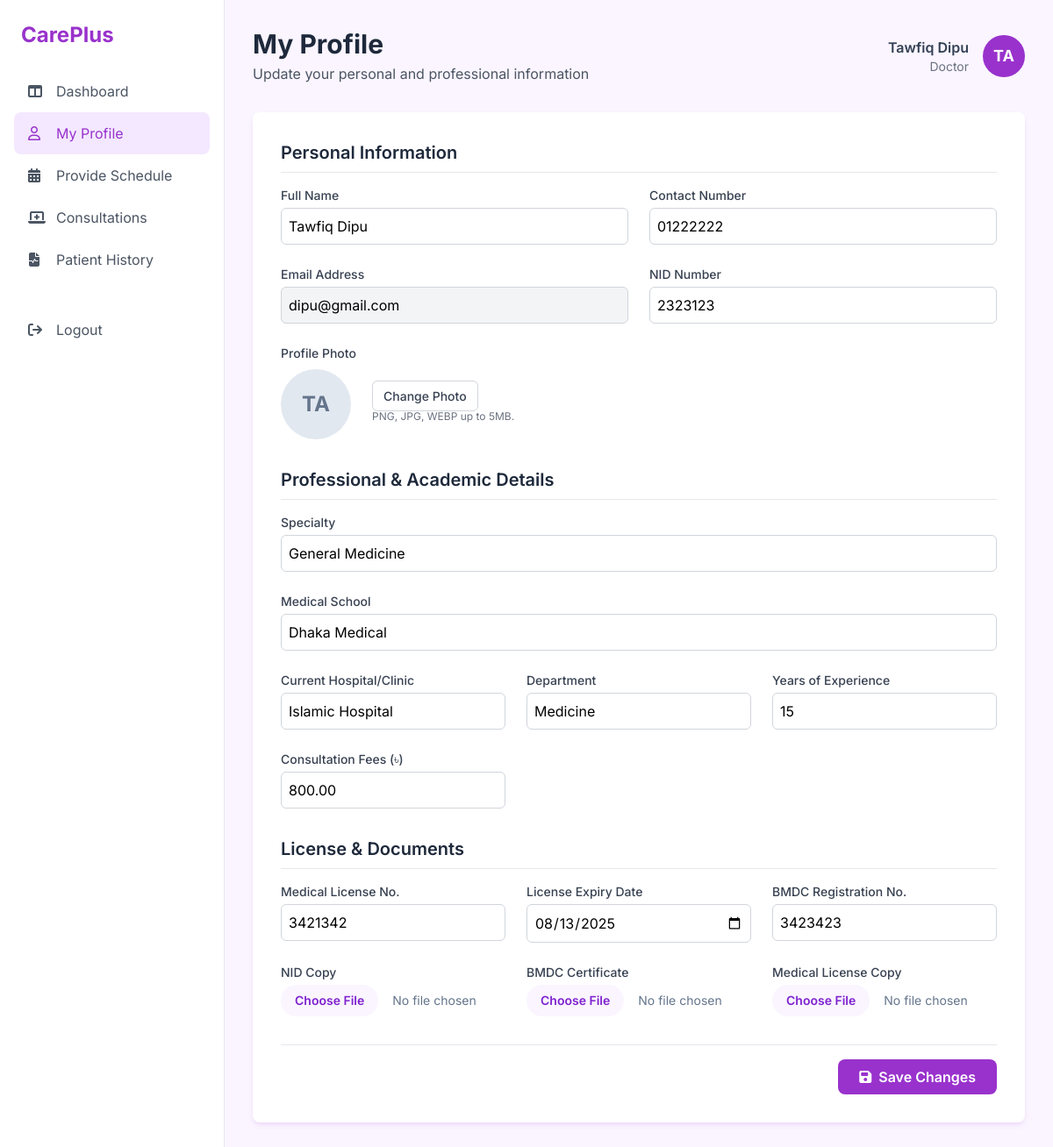
/doctorProfile.php (signed in), run on an earlier commit of the app's database.
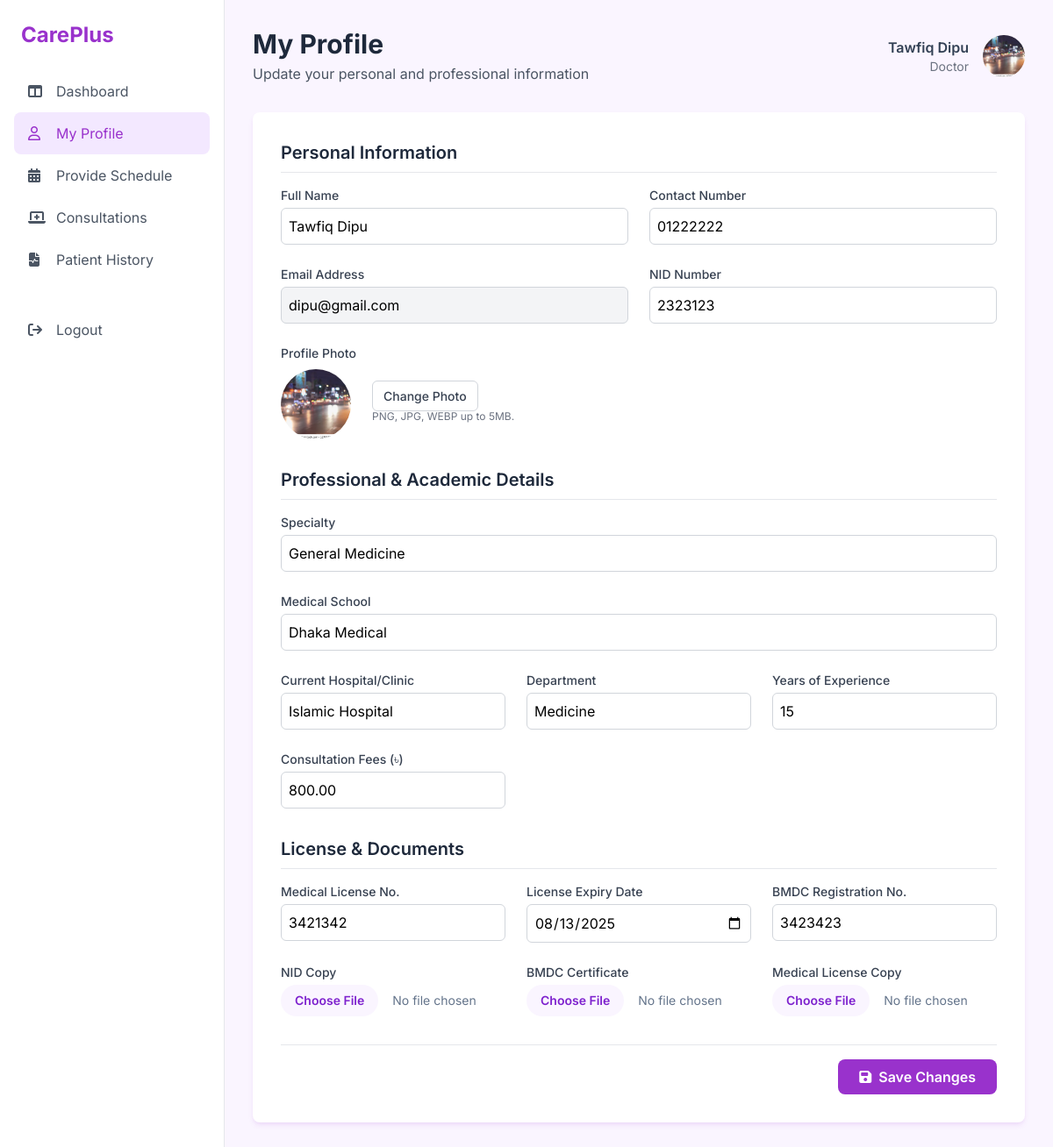
And on a later commit of the database.
### tables this page shows
CREATE TABLE `doctor` (
  `doctorID` int(11) NOT NULL,
  `specialty` varchar(50) DEFAULT NULL,
  `licNo` varchar(50) DEFAULT NULL,
  `yearsOfExp` int(11) DEFAULT NULL,
  `consultationFees` decimal(10,2) DEFAULT NULL,
  `nidNumber` varchar(20) DEFAULT NULL,
  `bmdcRegistrationNumber` varchar(50) DEFAULT NULL,
  `licenseExpiryDate` date DEFAULT NULL,
  `hospital` varchar(100) DEFAULT NULL,
  `department` varchar(100) DEFAULT NULL,
  `medicalSchool` varchar(100) DEFAULT NULL,
  `nidCopyURL` varchar(255) DEFAULT NULL,
  `bmdcCertURL` varchar(255) DEFAULT NULL,
  `medicalLicenseURL` varchar(255) DEFAULT NULL
);

CREATE TABLE `users` (
  `userID` int(11) NOT NULL,
  `email` varchar(100) NOT NULL,
  `password` varchar(255) NOT NULL,
  `Name` varchar(100) NOT NULL,
  `contactNo` varchar(20) DEFAULT NULL,
  `role` enum('Patient','Doctor','Nutritionist','CareGiver','Admin') NOT NULL,
  `profilePhoto` varchar(255) DEFAULT NULL
);

### doctorProfile.php (the view, shortened to what this page needs)
<?php
$conn = require_once 'config.php';
$doctorID = $_SESSION['userID'];
$userName = $_SESSION['Name'];
$userAvatar = strtoupper(substr($userName, 0, 2));
$query = "SELECT u.Name, u.email, u.contactNo, u.profilePhoto, d.* FROM users u JOIN doctor d ON u.userID = d.doctorID WHERE u.userID = ?";
$stmt = $conn->prepare($query);
$stmt->bind_param("i", $doctorID);
$stmt->execute();
$result = $stmt->get_result();
$doctorData = $result->fetch_assoc();
?>
<!DOCTYPE html>
<html lang="en">
<head>
    <script src="https://cdn.tailwindcss.com"></script>
    <link rel="stylesheet" href="https://cdnjs.cloudflare.com/ajax/libs/font-awesome/6.5.2/css/all.min.css" />
</head>
<body class="bg-purple-50">
    <div class="flex min-h-screen">
        <aside class="w-64 bg-white border-r">
             <div class="p-6">
                <a href="#" class="text-2xl font-bold text-dark-orchid">CarePlus</a>
            </div>
            <nav class="px-4">
                <a href="doctorDashboard.php" class="flex items-center space-x-3 px-4 py-3 text-gray-600 hover:bg-slate-100 rounded-lg"><i class="fa-solid fa-table-columns w-5"></i><span>Dashboard</span></a>
                <a href="doctorProfile.php" class="flex items-center space-x-3 px-4 py-3 bg-purple-100 text-dark-orchid rounded-lg"><i class="fa-regular fa-user w-5"></i><span>My Profile</span></a>
                <a href="doctor_schedule.php" class="flex items-center space-x-3 px-4 py-3 text-gray-600 hover:bg-slate-100 rounded-lg"><i class="fa-solid fa-calendar-days w-5"></i><span>Provide Schedule</span></a>
                <a href="#" class="flex items-center space-x-3 px-4 py-3 text-gray-600 hover:bg-slate-100 rounded-lg"><i class="fa-solid fa-laptop-medical w-5"></i><span>Consultations</span></a>
                <a href="#" class="flex items-center space-x-3 px-4 py-3 text-gray-600 hover:bg-slate-100 rounded-lg"><i class="fa-solid fa-file-waveform w-5"></i><span>Patient History</span></a>
                <a href="logout.php" class="flex items-center space-x-3 px-4 py-3 text-gray-600 hover:bg-slate-100 rounded-lg mt-8"><i class="fa-solid fa-arrow-right-from-bracket w-5"></i><span>Logout</span></a>
            </nav>
        </aside>
        <main class="flex-1 p-8">
            <header class="flex justify-between items-center mb-8">
                <div>
                    <h1 class="text-3xl font-bold text-slate-800">My Profile</h1>
                    <p class="text-gray-600 mt-1">Update your personal and professional information</p>
                </div>
                 <div class="flex items-center space-x-4">
                    <div class="text-right">
                        <p class="font-semibold text-slate-700"><?php echo htmlspecialchars($userName); ?></p>
                        <p class="text-sm text-gray-500">Doctor</p>
                    </div>
                    <?php if (!empty($doctorData['profilePhoto']) && file_exists($doctorData['profilePhoto'])): ?>
                        <img src="<?php echo htmlspecialchars($doctorData['profilePhoto']); ?>" alt="Profile Photo" class="w-12 h-12 rounded-full object-cover">
                    <?php else: ?>
                        <div class="w-12 h-12 rounded-full bg-dark-orchid text-white flex items-center justify-center font-bold text-lg"><?php echo htmlspecialchars($userAvatar); ?></div>
                    <?php endif; ?>
                </div>
            </header>
            <div class="bg-white p-8 rounded-lg shadow-orchid-custom">
                <form action="doctorProfile.php" method="POST" class="space-y-8" enctype="multipart/form-data">
                    <div>
                        <h3 class="text-xl font-semibold text-slate-800 border-b pb-2 mb-4">Personal Information</h3>
                        <div class="grid grid-cols-1 md:grid-cols-2 gap-6">
                            <div>
                                <label for="Name" class="block text-sm font-medium text-gray-700">Full Name</label>
                                <input type="text" name="Name" id="Name" value="<?php echo htmlspecialchars($doctorData['Name']); ?>" class="form-input" required>
                            </div>
                            <div>
                                <label for="contactNo" class="block text-sm font-medium text-gray-700">Contact Number</label>
                                <input type="tel" name="contactNo" id="contactNo" value="<?php echo htmlspecialchars($doctorData['contactNo']); ?>" class="form-input" required>
                            </div>
                             <div>
                                <label for="email" class="block text-sm font-medium text-gray-700">Email Address</label>
                                <input type="email" id="email" value="<?php echo htmlspecialchars($doctorData['email']); ?>" class="form-input bg-gray-100" readonly>
                            </div>
                             <div>
                                <label for="nidNumber" class="block text-sm font-medium text-gray-700">NID Number</label>
                                <input type="text" name="nidNumber" id="nidNumber" value="<?php echo htmlspecialchars($doctorData['nidNumber']); ?>" class="form-input">
                            </div>
                            <div class="md:col-span-2">
                                <label class="block text-sm font-medium text-gray-700">Profile Photo</label>
                                <div class="mt-2 flex items-center space-x-6">
                                    <?php if (!empty($doctorData['profilePhoto']) && file_exists($doctorData['profilePhoto'])): ?>
                                        <img src="<?php echo htmlspecialchars($doctorData['profilePhoto']); ?>" alt="Current Profile Photo" class="h-20 w-20 rounded-full object-cover">
                                    <?php else: ?>
                                        <div class="h-20 w-20 rounded-full bg-slate-200 flex items-center justify-center text-slate-500 font-bold text-2xl"><?php echo htmlspecialchars($userAvatar); ?></div>
                                    <?php endif; ?>
                                    <div>
                                        <label for="profilePhoto" class="cursor-pointer bg-white py-2 px-3 border border-gray-300 rounded-md text-sm font-medium text-gray-700 hover:bg-gray-50">
                                            <span>Change Photo</span>
                                        </label>
                                        <p class="text-xs text-gray-500 mt-1">PNG, JPG, WEBP up to 5MB.</p>
                                    </div>
                                </div>
                            </div>
                        </div>
                    </div>
                    <div>
                        <h3 class="text-xl font-semibold text-slate-800 border-b pb-2 mb-4">Professional & Academic Details</h3>
                        <div class="grid grid-cols-1 md:grid-cols-2 lg:grid-cols-3 gap-6">
                            <div class="lg:col-span-3">
                                <label for="specialty" class="block text-sm font-medium text-gray-700">Specialty</label>
                                <input type="text" name="specialty" id="specialty" value="<?php echo htmlspecialchars($doctorData['specialty']); ?>" class="form-input" required>
                            </div>
                            <div class="lg:col-span-3">
                                <label for="medicalSchool" class="block text-sm font-medium text-gray-700">Medical School</label>
                                <input type="text" name="medicalSchool" id="medicalSchool" value="<?php echo htmlspecialchars($doctorData['medicalSchool']); ?>" class="form-input">
                            </div>
                            <div>
                                <label for="hospital" class="block text-sm font-medium text-gray-700">Current Hospital/Clinic</label>
                                <input type="text" name="hospital" id="hospital" value="<?php echo htmlspecialchars($doctorData['hospital']); ?>" class="form-input">
                            </div>
                            <div>
                                <label for="department" class="block text-sm font-medium text-gray-700">Department</label>
                                <input type="text" name="department" id="department" value="<?php echo htmlspecialchars($doctorData['department']); ?>" class="form-input">
                            </div>
                            <div>
                                <label for="yearsOfExp" class="block text-sm font-medium text-gray-700">Years of Experience</label>
                                <input type="number" name="yearsOfExp" id="yearsOfExp" value="<?php echo htmlspecialchars($doctorData['yearsOfExp']); ?>" class="form-input" required>
                            </div>
                            <div>
                                <label for="consultationFees" class="block text-sm font-medium text-gray-700">Consultation Fees (৳)</label>
                                <input type="number" step="0.01" name="consultationFees" id="consultationFees" value="<?php echo htmlspecialchars($doctorData['consultationFees']); ?>" class="form-input" required>
                            </div>
                        </div>
                    </div>
                     <div>
                        <h3 class="text-xl font-semibold text-slate-800 border-b pb-2 mb-4">License & Documents</h3>
                        <div class="grid grid-cols-1 md:grid-cols-2 lg:grid-cols-3 gap-6">
                             <div>
                                <label for="licNo" class="block text-sm font-medium text-gray-700">Medical License No.</label>
                                <input type="text" name="licNo" id="licNo" value="<?php echo htmlspecialchars($doctorData['licNo']); ?>" class="form-input">
                            </div>
                             <div>
                                <label for="licenseExpiryDate" class="block text-sm font-medium text-gray-700">License Expiry Date</label>
                                <input type="date" name="licenseExpiryDate" id="licenseExpiryDate" value="<?php echo htmlspecialchars($doctorData['licenseExpiryDate']); ?>" class="form-input">
                            </div>
                            <div>
                                <label for="bmdcRegistrationNumber" class="block text-sm font-medium text-gray-700">BMDC Registration No.</label>
                                <input type="text" name="bmdcRegistrationNumber" id="bmdcRegistrationNumber" value="<?php echo htmlspecialchars($doctorData['bmdcRegistrationNumber']); ?>" class="form-input">
                            </div>
                            <div>
                                <label for="nidCopy" class="block text-sm font-medium text-gray-700">NID Copy</label>
                                <input type="file" name="nidCopy" id="nidCopy" class="mt-1 block w-full text-sm text-slate-500 file:mr-4 file:py-2 file:px-4 file:rounded-full file:border-0 file:text-sm file:font-semibold file:bg-purple-50 file:text-purple-700 hover:file:bg-purple-100"/>
                            </div>
                            <div>
                                <label for="bmdcCert" class="block text-sm font-medium text-gray-700">BMDC Certificate</label>
                                <input type="file" name="bmdcCert" id="bmdcCert" class="mt-1 block w-full text-sm text-slate-500 file:mr-4 file:py-2 file:px-4 file:rounded-full file:border-0 file:text-sm file:font-semibold file:bg-purple-50 file:text-purple-700 hover:file:bg-purple-100"/>
                            </div>
                             <div>
                                <label for="medicalLicense" class="block text-sm font-medium text-gray-700">Medical License Copy</label>
                                <input type="file" name="medicalLicense" id="medicalLicense" class="mt-1 block w-full text-sm text-slate-500 file:mr-4 file:py-2 file:px-4 file:rounded-full file:border-0 file:text-sm file:font-semibold file:bg-purple-50 file:text-purple-700 hover:file:bg-purple-100"/>
                            </div>
                        </div>
                    </div>
                    <div class="flex justify-end pt-4 border-t mt-8">
                        <button type="submit" class="bg-dark-orchid text-white px-6 py-2 rounded-lg hover:bg-purple-700 transition font-semibold">
                            <i class="fa-solid fa-save mr-2"></i>Save Changes
                        </button>
                    </div>
                </form>
            </div>
        </main>
    </div>
</body>
</html>

### doctorProfile.php (style rules this page uses)
body { font-family: 'Inter', sans-serif; }
.bg-dark-orchid { background-color: #9932CC; }
.text-dark-orchid { color: #9932CC; }
.shadow-orchid-custom { box-shadow: 0 4px 6px -1px rgba(153, 50, 204, 0.1), 0 2px 4px -2px rgba(153, 50, 204, 0.1); }
.form-input { margin-top: 0.25rem; display: block; width: 100%; padding: 0.5rem; border-width: 1px; border-color: #D1D5DB; border-radius: 0.375rem; box-shadow: sm; }

What changed in the data, as far as the page shows it:
changed through a linked row, doctor "General Medicine": doctorID.profilePhoto: picture added
Also different on the page:
$userAvatar: "TA" → (not shown)
